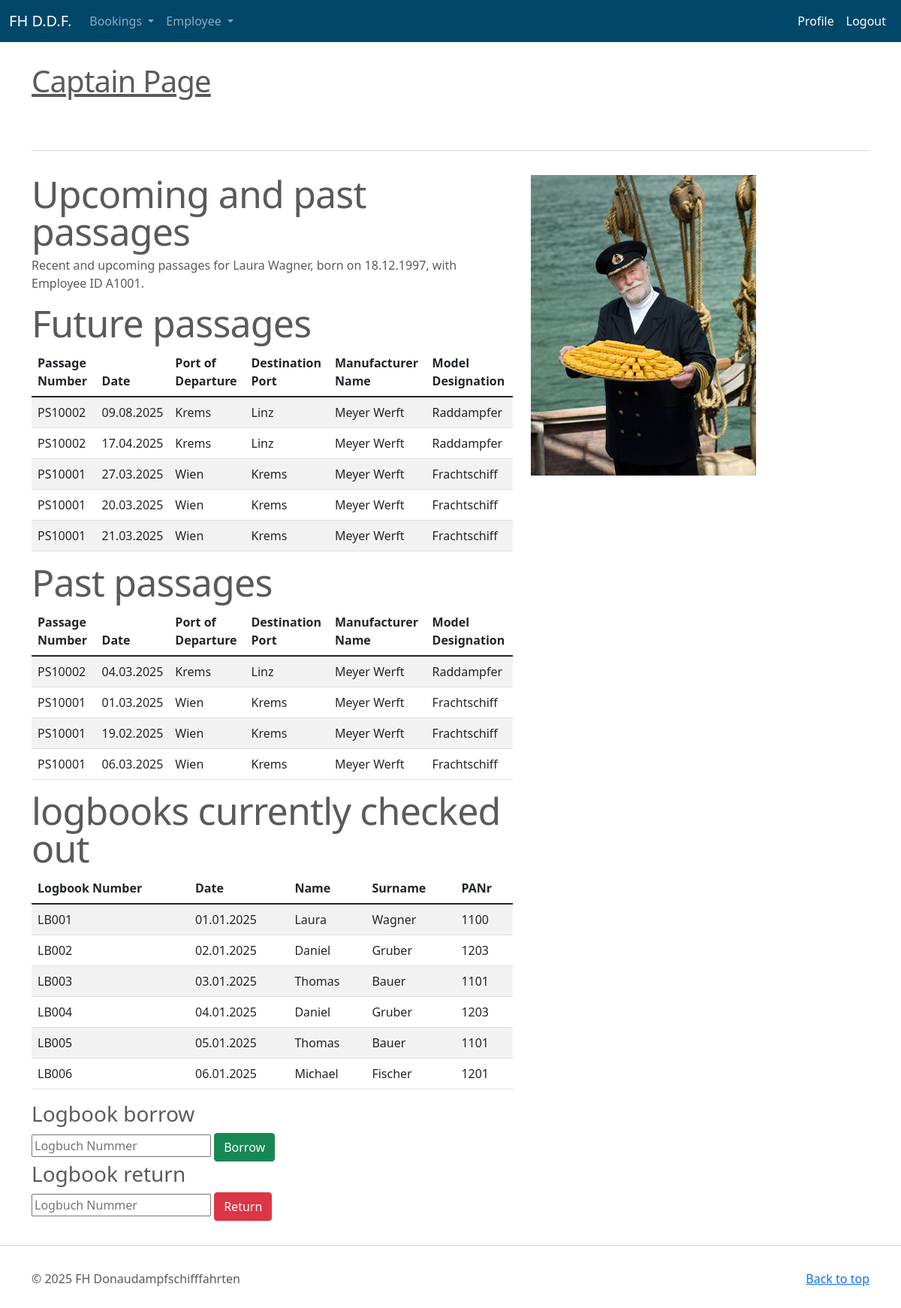
/employee (signed in), run on the app's committed database.
### tables this page shows
CREATE TABLE "Person" (
    /* hab das auf PANr geaendert da es sonst mit den spaeteren FKs zach wird mit dem zusammengesetzten SVNR + GebDatum*/
    "PANr" NUMBER(4),
    /* es gibt keinen eigenen date type kann als int, text, oder real angegeben werden */ 
    "GebDatum" INTEGER,
    "Vorname" TEXT(50),
    "Nachname" TEXT(50),
    "PLZ" NUMBER(4),
    "Ort" TEXT(50),
    "Strasse" TEXT(50),
    "Hausnummer" NUMBER(4),
    CONSTRAINT pk_Person PRIMARY KEY (PANr)
);

CREATE TABLE "Angestellter_besitzt_Gehaltskonto" (
    "AngestelltenNr" TEXT(10)
        CONSTRAINT nn_AngestelltenNr_Angestellter_besitzt_Gehaltskonto NOT NULL,
    "PANr" NUMBER (4),
    "Kontonummer" TEXT (20)
        CONSTRAINT nn_Kontonummer_Angestellter_besitzt_Gehaltskonto NOT NULL,
    "Kontostand" NUMBER (20),
    "BLZ" NUMBER (5)
        CONSTRAINT nn_BLZ NOT NULL,
    CONSTRAINT pk_Angestellter_besitzt_Gehaltskonto PRIMARY KEY (PANr),
    CONSTRAINT fk_Angestellter_besitzt_Gehaltskonto_Person FOREIGN KEY (PANr) REFERENCES Person (PANr)
        ON DELETE CASCADE,
    CONSTRAINT fk_Angestellter_besitzt_Gehaltskonto_Bank FOREIGN KEY (BLZ) REFERENCES Bank (BLZ)
);

CREATE TABLE "Schiffstyp" (
    "Typennummer" TEXT(10),
    "Bruttoregistertonnen" NUMBER(10),
    "Besatzungsstaerke" NUMBER(5),
    "Typenbezeichnung" TEXT(20),
    "Herstellername" TEXT(20)
        CONSTRAINT nn_Herstellername_Schiffstyp NOT NULL,
    CONSTRAINT pk_Schiffstyp PRIMARY KEY (Typennummer),
    CONSTRAINT fk_Schiffstyp_Hersteller FOREIGN KEY (Herstellername) REFERENCES Hersteller (Herstellername)
);

CREATE TABLE "Buchen" (
    "Buchungsnummer" TEXT(10),
    "Datum" INTEGER,
    "Klasse" NUMBER(1),
    "PassagierNr" TEXT(10)
        CONSTRAINT nn_PassagierNR_Buchen NOT NULL,
    "Passagennummer" TEXT(10)
        CONSTRAINT nn_Passagennummer_Buchen NOT NULL,
    CONSTRAINT pk_Buchen PRIMARY KEY (Buchungsnummer),
    CONSTRAINT fk_Buchen_Passagier FOREIGN KEY (PassagierNr) REFERENCES Passagier (PassagierNr),
    CONSTRAINT fk_Buchen_Passage FOREIGN KEY (Passagennummer) REFERENCES Passage (Passagennummer)
);

CREATE TABLE "Passage" (
    "Passagennummer" TEXT(10),
    "Abfahrtszeit" TEXT(10),
    "Ankunftszeit" TEXT(10),
    "Abfahrtshafen" TEXT(20),
    "Zielhafen" TEXT(20),
    CONSTRAINT pk_Passage PRIMARY KEY (Passagennummer)
);

CREATE TABLE Status_der_Entlehnung
(
    LogbuchNr        TEXT(10)
        constraint pk_Status_der_Entlehnung
            primary key
        constraint fk_Status_der_Entlehnung_Logbuch
            references Schiffexemplar_hat_Logbuch,
    KapitaenpatentNr TEXT(10)
        constraint fk_Status_der_Entlehnung_Kapitaen
            references Kapitaen,
    TechnikerNr      TEXT(10)
        constraint fk_Status_der_Entlehnung_Techniker
            references Techniker,
    PANr             NUMBER(4),
    DATUM            TEXT,
    constraint special_Status_der_Entlehnung
        check ((KapitaenpatentNr IS NULL AND TechnikerNr IS NOT NULL) OR
               (KapitaenpatentNr IS NOT NULL AND TechnikerNr IS NULL))
);

### flask_auu/employee.py (the view, shortened to what this page needs)
@bp.route('/employee', methods = ("GET", "POST"))
@login_required
def employee():
    session['history'] = session['history'] + "/employee\n ... "
    db = get_db()
    techniker = db.execute(
            " SELECT Vorname, Nachname, strftime('%d.%m.%Y', Gebdatum) as Gebdatum, AngestelltenNr, Kontonummer, Kontostand, BLZ, Person.PANr as PANr, Techniker.Lizenznummer as Lizenznummer, Techniker.Typennummer as Typennummer"
            ' FROM Person, Angestellter_besitzt_Gehaltskonto, Techniker'
            ' WHERE Person.PANr = Angestellter_besitzt_Gehaltskonto.PANr and Person.PANr = Techniker.PANr and Person.PANr = ? ', (g.user['username'],)
    ).fetchone()
    kapitaen = db.execute(
            " SELECT Vorname, Nachname, strftime('%d.%m.%Y', Gebdatum) as Gebdatum, AngestelltenNr, Kontonummer, Kontostand, BLZ, Person.PANr as PANr, Kapitaen.KapitaenpatentNr "
            ' FROM Person, Angestellter_besitzt_Gehaltskonto, Kapitaen'
            ' WHERE Person.PANr = Angestellter_besitzt_Gehaltskonto.PANr and Person.PANr = Kapitaen.PANr and Person.PANr = ? ', (g.user['username'],)
    ).fetchone()
    if kapitaen is not None:
        future_passages = db.execute(
            " select Buchen.Passagennummer, strftime('%d.%m.%Y', Buchen.Datum) as Datum, Passage.Abfahrtshafen, Passage.Zielhafen, Schiffstyp.Herstellername, Schiffstyp.Typenbezeichnung "
            ' from Kapitaen '
            ' join Fahren on Kapitaen.KapitaenpatentNr = Fahren.KapitaenpatentNr '
            ' join Buchen on Fahren.Passagennummer = Buchen.Passagennummer '
            ' join Passage on Buchen.Passagennummer = Passage.Passagennummer'
            ' join Schiffstyp on Fahren.Typennummer = Schiffstyp.Typennummer'
            " where Fahren.KapitaenpatentNr = ? and date(Buchen.Datum) >= date('now'); ", (kapitaen['KapitaenpatentNr'],)
        ).fetchall()
        past_passages = db.execute(
            " select Buchen.Passagennummer, strftime('%d.%m.%Y', Buchen.Datum) as Datum, Passage.Abfahrtshafen, Passage.Zielhafen, Schiffstyp.Herstellername, Schiffstyp.Typenbezeichnung"
            ' from Kapitaen '
            ' join Fahren on Kapitaen.KapitaenpatentNr = Fahren.KapitaenpatentNr '
            ' join Buchen on Fahren.Passagennummer = Buchen.Passagennummer '
            ' join Passage on Buchen.Passagennummer = Passage.Passagennummer'
            ' join Schiffstyp on Fahren.Typennummer = Schiffstyp.Typennummer'
            " where Fahren.KapitaenpatentNr = ? and date(Buchen.Datum) < date('now'); ", (kapitaen['KapitaenpatentNr'],)
        ).fetchall()
        ausgeliehen_all = db.execute(
        " select LogbuchNr, strftime('%d.%m.%Y', Datum) as Datum, Vorname, Nachname, S.PANR"
        ' from Status_der_Entlehnung S '
        ' join Person P on S.PANr = P.PANr'
        ' order by LogbuchNr'
        ).fetchall()
        return render_template('employee/kapitaen.html', emplpers=kapitaen, future_passages=future_passages, past_passages=past_passages, ausgeliehen=ausgeliehen_all )
    return render_template('non_employee/non_employee.html',)

### flask_auu/auth.py (called while the page is built)
@bp.before_app_request
def load_logged_in_user():
    user_id = session.get('user_id')
    if session.get('history') is None:
        session['history'] = "Usage history since last login:\n"
    if user_id is None:
        g.user = None
    else:
        g.user = get_db().execute(
            'SELECT * FROM user WHERE id = ?', (user_id,)
        ).fetchone()

def login_required(view):
    @functools.wraps(view)
    def wrapped_view(**kwargs):
        if g.user is None:
            return redirect(url_for('auth.login'))
        return view(**kwargs)
    return wrapped_view

### flask_auu/db.py (called while the page is built)
def get_db():
        print('get_db(): before db is accessed...', flush=True)
        if 'db' not in g:
            g.db = sqlite3.connect(
                current_app.config['DATABASE'],
                detect_types=sqlite3.PARSE_DECLTYPES
            )
            g.db.row_factory = sqlite3.Row
        return g.db

### flask_auu/templates/employee/kapitaen.html
{% extends 'base.html' %}
{% block content %}
<div class="container marketing">
    <div class="signpost"><h1>Captain Page</h1></div>
    <hr class="featurette-divider">
    <div class="row featurette">
        <div class="col-md-7">
            <h2 class="featurette-heading">Upcoming and past passages</h2>
         <p> Recent and upcoming passages for {{ emplpers['vorname'] }} {{ emplpers['nachname'] }}, born on {{ emplpers['gebdatum'] }},
             with Employee ID {{ emplpers['angestelltenNr'] }}. </p>
        <table class="table table-responsive table-striped table-hover">
            <h3 class="featurette-heading"> Future passages </h3>
			<thead>
				<tr>
                    <th>Passage Number</th>
                    <th>Date</th>
                    <th>Port of Departure</th>
                    <th>Destination Port</th>
                    <th>Manufacturer Name</th>
                    <th>Model Designation</th>
				</tr>
			</thead>
			<tbody>
            {% for entry in future_passages %}
            <tr><td>{{ entry['Passagennummer'] }}</td><td>{{ entry['Datum'] }}</td><td>{{ entry['Abfahrtshafen'] }}</td><td>{{ entry['Zielhafen'] }}</td><td>{{ entry['Herstellername'] }}</td><td>{{ entry['Typenbezeichnung'] }}</td></tr>
             {% endfor %}
			</tbody>
		</table>
        <table class="table table-responsive table-striped table-hover">
            <h4 class="featurette-heading"> Past passages </h4>
			<thead>
				<tr>
                    <th>Passage Number</th>
                    <th>Date</th>
                    <th>Port of Departure</th>
                    <th>Destination Port</th>
                    <th>Manufacturer Name</th>
                    <th>Model Designation</th>
				</tr>
			</thead>
			<tbody>
            {% for entry in past_passages %}
            <tr><td>{{ entry['Passagennummer'] }}</td><td>{{ entry['Datum'] }}</td><td>{{ entry['Abfahrtshafen'] }}</td><td>{{ entry['Zielhafen'] }}</td><td>{{ entry['Herstellername'] }}</td><td>{{ entry['Typenbezeichnung'] }}</td></tr>
             {% endfor %}
			</tbody>
		</table>
        <table class="table table-responsive table-striped table-hover">
            <h3 class="featurette-heading"> logbooks currently checked out</h3>
			<thead>
				<tr>
					<th>Logbook Number</th>
					<th>Date</th>
					<th>Name</th>
					<th>Surname</th>
                    <th>PANr</th>
				</tr>
			</thead>
			<tbody>
            {% for entry in ausgeliehen %}
            <tr><td>{{ entry['LogbuchNr'] }}</td><td>{{ entry['Datum'] }}</td><td>{{ entry['Vorname'] }}</td><td>{{ entry['Nachname'] }}</td><td>{{ entry['PANr'] }}</td></tr>
             {% endfor %}
			</tbody>
		</table>
        <h3>Logbook borrow</h3>
        <form method="post", name="logbuchnr">
            <input type="text" name="logbuchnr" placeholder="Logbuch Nummer" required>
            <button type="submit" class="btn btn-success">Borrow</button>
        </form>
        <h3>Logbook return</h3>
        <form method="post", name="returnlogbuch">
            <input type="text" name="returnlogbuch" placeholder="Logbuch Nummer" required>
            <button type="submit" class="btn btn-danger">Return</button>
        </form>
        </div>
    <div class="col-md-5  align-items-top justify-content-center">
        <img alt="Image" class="img-fluid" src="{{ url_for('static', filename='pics/kaeptn_iglo.jpg') }}"/>
    </div>
    </div>
</div>
{% endblock %}

### data on the page
Person: vorname "Laura", nachname "Wagner"
Angestellter_besitzt_Gehaltskonto: angestelltenNr "A1001"
Schiffstyp: Passagennummer "PS10002", Datum "09.08.2025", Abfahrtshafen "Krems", Zielhafen "Linz", Herstellername "Meyer Werft", Typenbezeichnung "Raddampfer", Datum "17.04.2025", Datum "04.03.2025"
Schiffstyp: Passagennummer "PS10001", Datum "27.03.2025", Abfahrtshafen "Wien", Zielhafen "Krems", Herstellername "Meyer Werft", Typenbezeichnung "Frachtschiff", Datum "20.03.2025", Datum "21.03.2025", Datum "01.03.2025", Datum "19.02.2025", Datum "06.03.2025"
Status_der_Entlehnung: LogbuchNr "LB001", Datum "01.01.2025", Vorname "Laura", Nachname "Wagner", PANr "1100"
Status_der_Entlehnung: LogbuchNr "LB002", Datum "02.01.2025", Vorname "Daniel", Nachname "Gruber", PANr "1203"
Status_der_Entlehnung: LogbuchNr "LB003", Datum "03.01.2025", Vorname "Thomas", Nachname "Bauer", PANr "1101"
Status_der_Entlehnung: LogbuchNr "LB004", Datum "04.01.2025", Vorname "Daniel", Nachname "Gruber", PANr "1203"
Status_der_Entlehnung: LogbuchNr "LB005", Datum "05.01.2025", Vorname "Thomas", Nachname "Bauer", PANr "1101"
Status_der_Entlehnung: LogbuchNr "LB006", Datum "06.01.2025", Vorname "Michael", Nachname "Fischer", PANr "1201"

### other printed values
{{ emplpers['gebdatum'] }} "18.12.1997"
